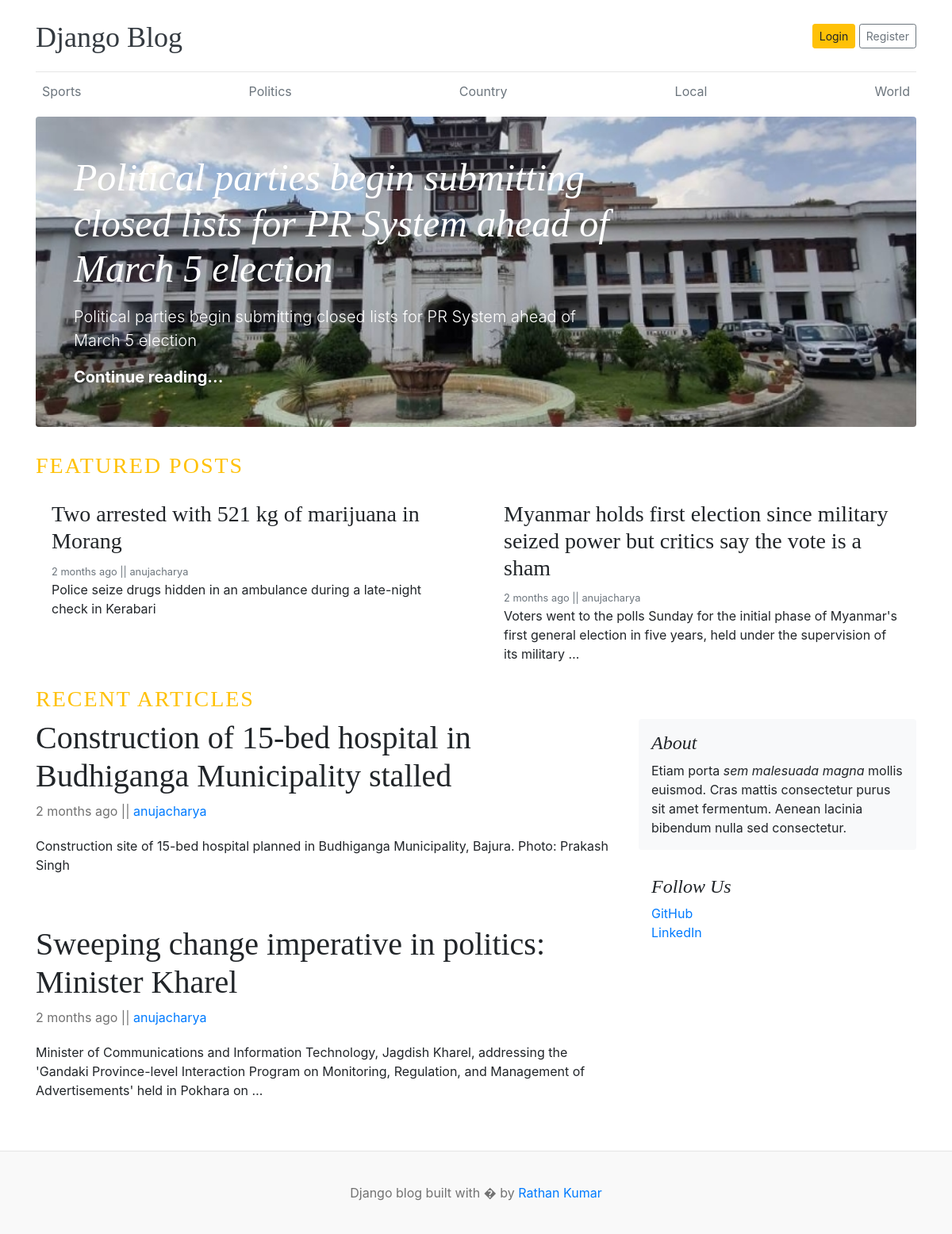
The page / on the database its author committed.
### blogs/models.py (models this page shows, shortened)
class Category(models.Model):
    category_name = models.CharField(max_length=100, unique=True)
    created_at = models.DateTimeField(auto_now_add=True)
    updated_at = models.DateTimeField(auto_now=True)
    class Meta:
        verbose_name_plural = 'categories'

class Blog(models.Model):
     title = models.CharField(max_length=100)
     slug = models.SlugField(max_length=150, unique=True, blank=True)
     category = models.ForeignKey(Category, on_delete=models.CASCADE)
     author = models.ForeignKey(User, on_delete=models.CASCADE)
     featured_image = models.ImageField(upload_to='uploads/%Y/%M/%d')
     short_description = models.TextField(max_length=500)
     blog_body = models.TextField(max_length=3000)
     status= models.CharField(max_length=100, choices=STATUS_CHOICES , default="Draft")
     is_featured = models.BooleanField(default=False)
     created_at = models.DateTimeField(auto_now_add=True)
     updated_at = models.DateTimeField(auto_now=True)

### blog_main/views.py (the view)
# urls.py: 2. Add a URL to urlpatterns:  path('', views.home, name='home')
def home(request):
    categories = Category.objects.all()
    featured_post = Blog.objects.filter(is_featured = True, status = 'Published').order_by('-updated_at')
    post = Blog.objects.filter(is_featured = False, status = 'Published').order_by('-updated_at')
    contex = {
        'categories':categories,
        'featured_posts': featured_post,
        'posts': post,
    }
    return render(request, 'home.html', contex)

### templates/home.html (shortened to what this page needs)
{% load static %}
<!DOCTYPE html>
<html lang="en">
<head>
    <link href="https://getbootstrap.com/docs/4.0/dist/css/bootstrap.min.css" rel="stylesheet">
    <link href="{% static 'css/blog.css' %}" rel="stylesheet">
  </head>
<body>
    <div class="container">
      <header class="blog-header py-3">
        <div class="row flex-nowrap justify-content-between align-items-center">
          <div class="col-8 pt-1">
            <a class="blog-header-logo text-dark" href="/">Django Blog</a>
          </div>
          <div class="col-4 d-flex justify-content-end align-items-center">
            <a class="btn btn-sm btn-warning" href="#">Login</a> &nbsp;
            <a class="btn btn-sm btn-outline-secondary" href="#">Register</a>
          </div>
        </div>
      </header>
      <div class="nav-scroller py-1 mb-2">
        <nav class="nav d-flex justify-content-between">
          {% for i in categories %}
          <a class="p-2 text-muted" href="#">{{i.category_name}}</a>
          {% endfor %}
        </nav>
      </div>
{% for post in featured_posts %}
{% if forloop.first %}
<div class="jumbotron p-3 p-md-5 text-white rounded bg-dark" style="background-image: url({{ post.featured_image }});
  background-size: cover;
        background-position: center;
        background-repeat: no-repeat;">
    <div class="col-md-8 px-0">
      <h1 class="display-4 font-italic">{{post.title}}</h1>
      <p class="lead my-3">{{post.short_description | truncatewords:25}}</p>
      <p class="lead mb-0"><a href="#" class="text-white font-weight-bold">Continue reading...</a></p>
    </div>
  </div>
  {% endif %}
{% endfor %}
<h3 class="text-uppercase text-warning" style="letter-spacing: 2px;">Featured Posts</h3>
  <div class="row mb-2">
    {% for post in featured_posts %}
    {% if not forloop.first %}
    <div class="col-md-6">
      <div class="card border-0" >
        <div class="card-body">
          <h3>{{post.title}}</h3>
          <small class="mb-1 text-muted">{{post.created_at | timesince}} ago    ||  {{post.author}}</small>
          <p class="card-text">{{post.short_description | truncatewords:25}}</p>
        </div>
      </div>
    </div>
    {% endif %}
       {% endfor %}
  </div>
  <main role="main" class="container p-0">
<h3 class="text-uppercase text-warning" style="letter-spacing: 2px;">Recent Articles</h3>
    <div class="row">
      <div class="col-md-8 blog-main">
{% for post in posts %}
        <div class="blog-post">
          <h2 class="blog-post-title">{{post.title}}</h2>
          <p class="blog-post-meta">{{post.created_at | timesince}} ago    ||   <a href="#">{{post.author}}</a></p>
<p>{{post.short_description| truncatewords:25 }}</p>
        </div>
        {% endfor %}
      </div>
      <aside class="col-md-4 blog-sidebar">
        <div class="p-3 mb-3 bg-light rounded">
          <h4 class="font-italic">About</h4>
          <p class="mb-0">Etiam porta <em>sem malesuada magna</em> mollis euismod. Cras mattis consectetur purus sit amet fermentum. Aenean lacinia bibendum nulla sed consectetur.</p>
        </div>
        <div class="p-3">
          <h4 class="font-italic">Follow Us</h4>
          <ol class="list-unstyled">
            <li><a href="#">GitHub</a></li>
            <li><a href="#">LinkedIn</a></li>
          </ol>
        </div>
      </aside>
    </div>
  </main>
</div>
<footer class="blog-footer">
  <p>Django blog built with � by <a href="#">Rathan Kumar</a></p>
</footer>
</body>
</html>

### static/css/blog.css (style rules this page uses)
.blog-header { border-bottom: 1px solid #e5e5e5; }
.blog-header-logo { font-family: "Playfair Display", Georgia, "Times New Roman", serif; font-size: 2.25rem; }
h1, h2, h3, h4, h5, h6 { font-family: "Playfair Display", Georgia, "Times New Roman", serif; }
.display-4 { font-size: 2.5rem; }
@media (min-width: 768px) { .display-4 { font-size: 3rem; } }
.blog-post { margin-bottom: 4rem; }
.blog-post-title { font-size: 2.5rem; }
.blog-post-meta { margin-bottom: 1.25rem; color: #727272; }
.blog-footer { padding: 2.5rem 0; color: #727272; text-align: center; background-color: #f9f9f9; border-top: .05rem solid #e5e5e5; }
.blog-footer p:last-child { margin-bottom: 0; }

### rows shown on the page
Category: category_name "Sports"
Category: category_name "Politics"
Category: category_name "Country"
Category: category_name "Local"
Category: category_name "World"
Blog: featured_image (picture), title "Political parties begin submitting closed lists for PR System ahead of March 5 election", short_description "Political parties begin submitting closed lists for PR System ahead of March 5 election"
Blog: title "Two arrested with 521 kg of marijuana in Morang", created_at "2 months", author "anujacharya", short_description "Police seize drugs hidden in an ambulance during a late-night check in Kerabari"
Blog: title "Myanmar holds first election since military seized power but critics say the vote is a sham", created_at "2 months", author "anujacharya", short_description "Voters went to the polls Sunday for the initial phase of Myanmar's first general election in five years, held under the supervision of its military …"
Blog: title "Construction of 15-bed hospital in Budhiganga Municipality stalled", created_at "2 months", author "anujacharya", short_description "Construction site of 15-bed hospital planned in Budhiganga Municipality, Bajura. Photo: Prakash Singh"
Blog: title "Sweeping change imperative in politics: Minister Kharel", created_at "2 months", author "anujacharya", short_description "Minister of Communications and Information Technology, Jagdish Kharel, addressing the 'Gandaki Province-level Interaction Program on Monitoring, Regulation, and Management of Advertisements' held in Pokhara on …"
